Frame 1 (no input): blank canvas, image omitted
Frame 60 (the mouse pressed at the canvas centre just before this capture): blank canvas, image omitted
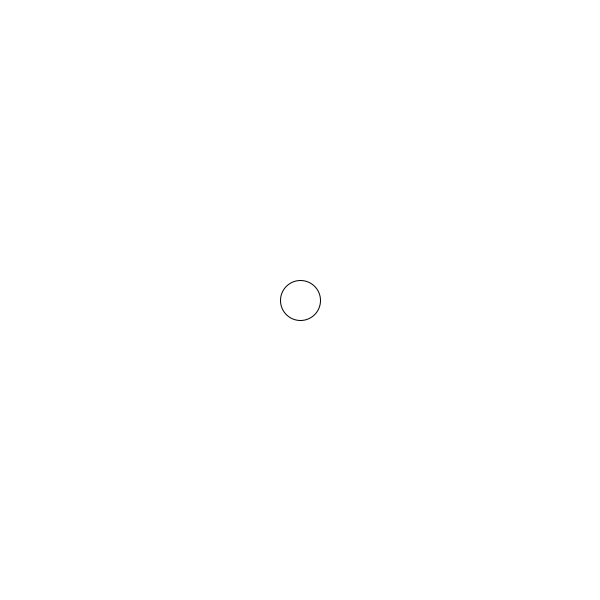
Frame 120 (the mouse held since frame 60 and released just before this capture)

The Processing sketch whose frames 1 and 60 were blank and that drew this single picture after the mouse press (run headless with seeded random() and noise(); from frame 60 on, the mouse is pressed at the canvas centre):

// Processing sketch: objects_arraylist_adding
// ── objects_arraylist_adding.pde

// The <Ball> sets the type of object that is stored in the ArrayList.
ArrayList<Ball> balls;

void setup() {
  size(600, 600);
  balls = new ArrayList<Ball>();  // Create an empty ArrayList
}

void draw() {
  background(255);

  // With an array, we say balls.length. With an ArrayList,
  // we say balls.size(). The length of an ArrayList is dynamic.

  // ALSO, PAY CLOSE ATTENTION TO ball (THE OBJECT) VS balls (THE ARRAYLIST) BEING USED HERE.
  for (int i=0; i < balls.size(); i++) {
    Ball ball = balls.get(i);
    ball.display();
  }
}

void mousePressed() {
  // A new ball object is added to the ArrayList, by default to the end.
  balls.add(new Ball(mouseX, mouseY, 40));
}
// ── Ball.pde
class Ball{
	
	float x, y, diameter;

	Ball(float _x, float _y, float _diameter){
		x = _x;
		y = _y;
		diameter = _diameter;
	}

	void display(){
		ellipse(x, y, diameter, diameter);
	}
}
